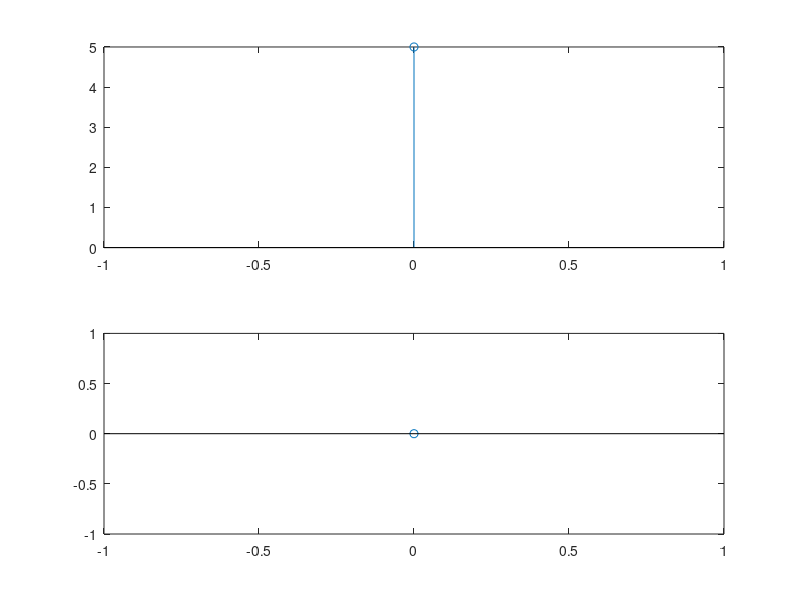

Source code (MATLAB):
xn=input('enter the sequence x(n)=')
[N]=length(xn);
    xn=xn.';
n=0:N-1;
for k=0:N-1
xk(k+1)=exp(-j*2*pi*k*n/N)*xn;
end
disp('x(k)=');
disp(xk)

k=0:N-1
subplot(2,1,1);
stem(k,xk);
subplot(2,1,2);
stem(k,angle(xk));

